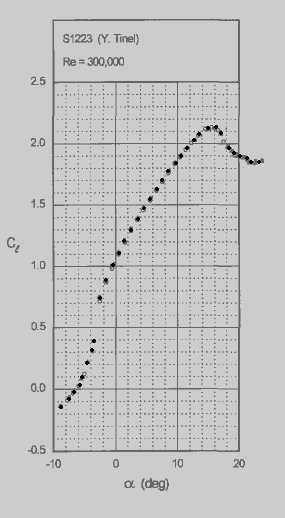
#> input picture math/matplotlib/Aero/teste1.png, 285 x 518 px
$ python test.py
#> lines starting #> are read from the running program, lines starting #| are printed output that depends on the picture; after the words box and inside, x2 and y2 are one past the last pixel; in counts of white or black regions, pixels touching at a corner belong together
#> further down, img is the input picture: shape (518, 285); min 0, max 204, mean 197.1
import numpy as np
import cv2
from matplotlib import pyplot as plt
from math import pi

def createImage(rows, cols):
	return np.zeros([rows, cols])

def img_show(img, tle):
	plt.imshow(img, cmap = 'gray')
	plt.title(tle)
	plt.show()

def thresholding(img, value):
#> called with value = 2
	rows, cols = img.shape
#> rows = 518; cols = 285
	imgBy = img > value
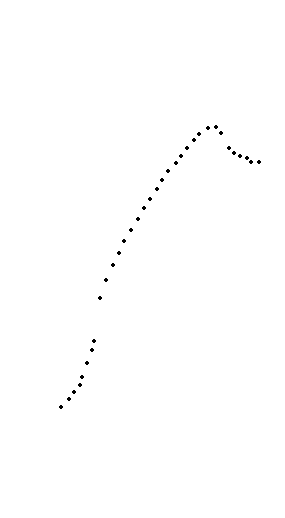
#> imgBy: shape (518, 285) bool; 99.7% white; black in thin lines or dots, all inside (x1, y1, x2, y2) = (59, 125, 261, 409)
	imgThSh = createImage(rows, cols)
	for i in range(rows):
		for j in range(cols):
			if imgBy[i][j]:
				imgThSh[i][j] = 255
			else:
				imgThSh[i][j] = 0
	return imgThSh

if __name__ == '__main__':
	tipo = cv2.IMREAD_GRAYSCALE
	img  = cv2.imread('teste1.png', tipo)
	imgThSh = thresholding(img, 2)
	img_show(imgThSh, 'cl')
	cv2.imwrite('pontos.png', imgThSh)
	#img = (img/2)+100
	#cv2.imwrite('teste.png', img)
